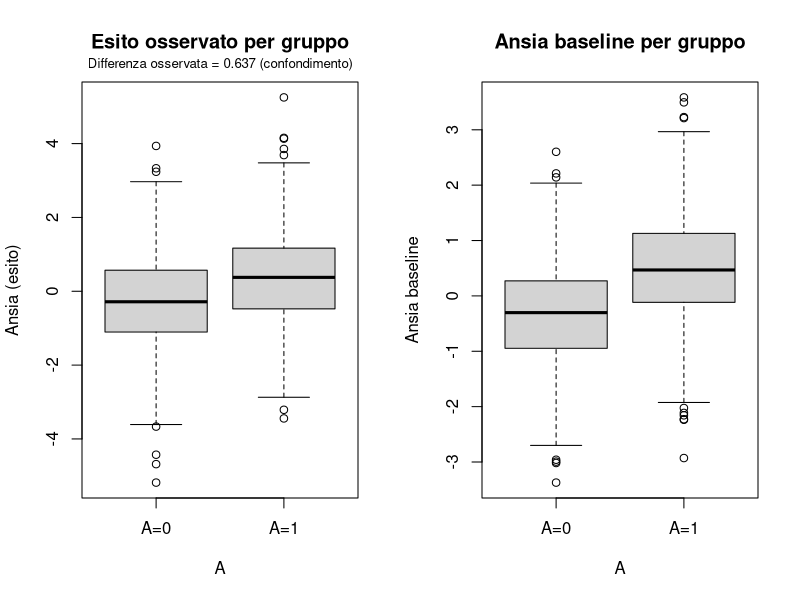
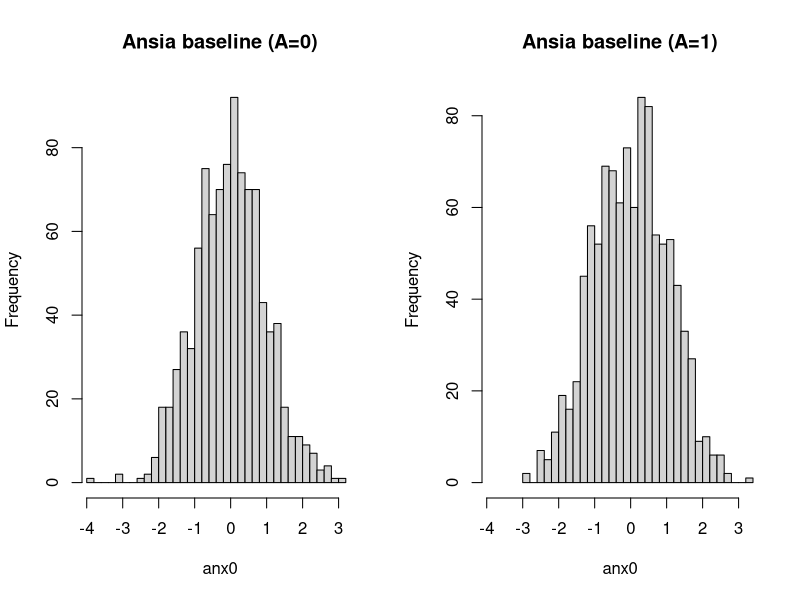
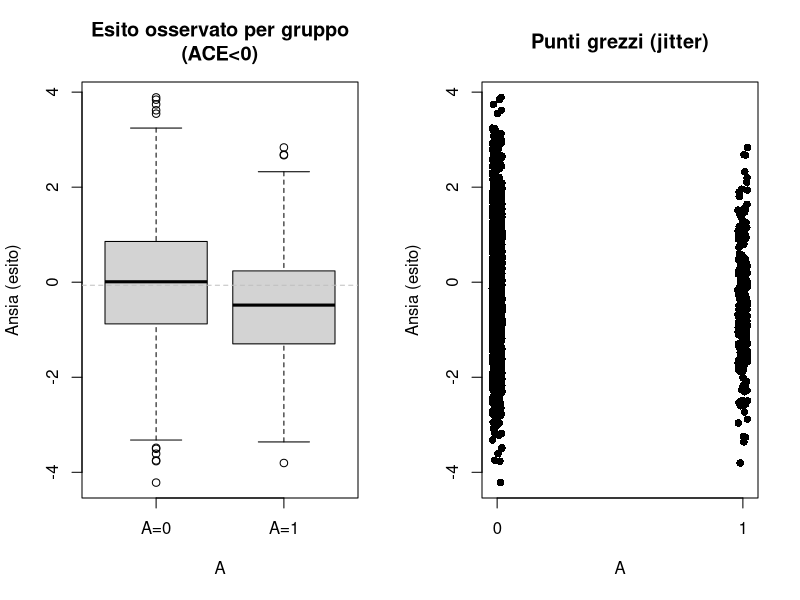
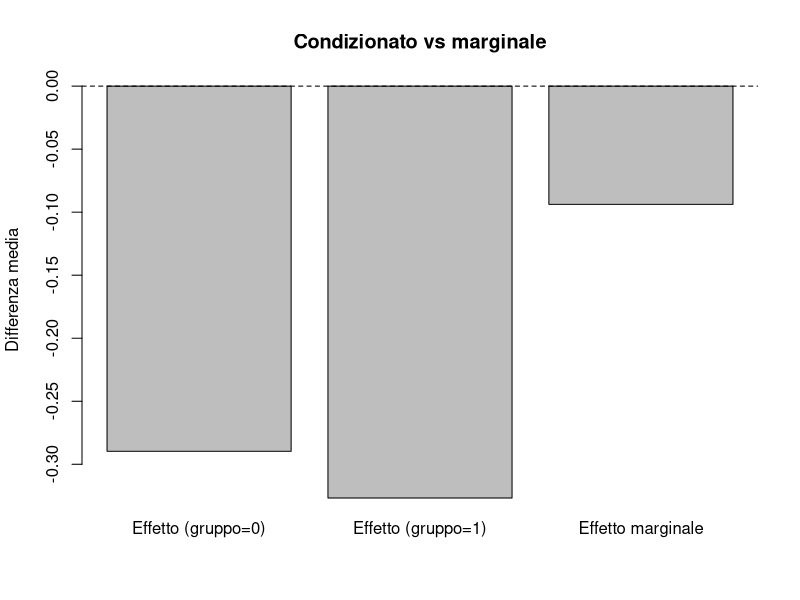

Here is the R script that generated these plots, in order:
## ---- chunk 1
#| label: sim-confounding
#| fig-cap: "Confondimento: il gruppo trattato appare peggiore anche senza effetto causale."
#| fig-width: 7
#| fig-height: 5

set.seed(42)
N <- 2000
# Ansia di tratto a baseline
anx0 <- rnorm(N, mean = 0, sd = 1)

# Probabilità di ricevere il trattamento aumenta con l'ansia baseline
logit <- function(x) 1/(1+exp(-x))
pr_treat <- logit(-0.5 + 1.0*anx0)
A <- rbinom(N, size = 1, prob = pr_treat)

# Esito: dipende dall'ansia baseline ma non dal trattamento
Y <- 0.8*anx0 + rnorm(N, 0, 1)

# Differenza media osservata tra trattati e non trattati
assoc_diff <- mean(Y[A==1]) - mean(Y[A==0])

# Visualizzazione
par(mfrow = c(1,2))
boxplot(Y ~ A, names = c("A=0","A=1"),
        main = "Esito osservato per gruppo",
        ylab = "Ansia (esito)")
mtext(sprintf("Differenza osservata = %.3f (confondimento)", assoc_diff),
      side=3, line=0.5, cex=0.8)

boxplot(anx0 ~ A, names = c("A=0","A=1"),
        main = "Ansia baseline per gruppo",
        ylab = "Ansia baseline")
par(mfrow = c(1,1))
## ---- chunk 2
#| label: sim-randomization-null
#| fig-cap: "Randomizzazione con ACE=0: l'associazione torna ≈ 0."
#| fig-width: 7
#| fig-height: 5

set.seed(43)
N <- 2000
anx0 <- rnorm(N, 0, 1)
A <- rbinom(N, 1, 0.5)  # assegnazione casuale
Y <- 0.8*anx0 + rnorm(N, 0, 1)

assoc_diff <- mean(Y[A==1]) - mean(Y[A==0])

par(mfrow = c(1,2))
hist(anx0[A==0], breaks = 30, xlim = range(anx0), main = "Ansia baseline (A=0)",
     xlab = "anx0")
hist(anx0[A==1], breaks = 30, xlim = range(anx0), main = "Ansia baseline (A=1)",
     xlab = "anx0")
par(mfrow = c(1,1))

cat(sprintf("Differenza media osservata (randomized) = %.3f\n", assoc_diff))
## ---- chunk 3
#| label: sim-true-effect
#| fig-cap: "Randomizzazione con ACE≠0: la differenza media stima l'effetto causale."
#| fig-width: 7
#| fig-height: 5

set.seed(44)
N <- 2000
anx0 <- rnorm(N, 0, 1)
A <- rbinom(N, 1, 0.15)

true_tau <- -0.4               # effetto causale medio
Y0 <- 0.8*anx0 + rnorm(N, 0, 1)
Y1 <- Y0 + true_tau
Y  <- ifelse(A==1, Y1, Y0)

est_diff <- mean(Y[A==1]) - mean(Y[A==0])

par(mfrow = c(1,2))
boxplot(Y ~ A, names = c("A=0","A=1"),
        main = "Esito osservato per gruppo\n(ACE<0)",
        ylab = "Ansia (esito)")
abline(h = mean(Y), lty = 2, col = "gray")
plot(jitter(A, 0.1), Y, pch = 16, xaxt = "n",
     xlab = "A", ylab = "Ansia (esito)", main = "Punti grezzi (jitter)")
axis(1, at = c(0,1), labels = c("0","1"))
par(mfrow = c(1,1))

cat(sprintf("Differenza media osservata = %.3f (vero effetto = %.3f)\n", est_diff, true_tau))
## ---- chunk 4
#| label: exercise-simpson
#| fig-cap: "Paradosso di Simpson: stesso effetto nei sottogruppi, ma diversa prevalenza di trattamento."
#| fig-width: 7
#| fig-height: 5

set.seed(123)
N <- 4000
group <- rbinom(N, 1, 0.5)     # 0 = basso trait, 1 = alto trait
A <- ifelse(group==1, rbinom(N,1,0.7), rbinom(N,1,0.3))  # prevalenze diverse
tau <- -0.3                     # stesso effetto in entrambi i gruppi
mu  <- ifelse(group==1, 0.8, 0.2)
Y0  <- mu + rnorm(N,0,1)
Y1  <- Y0 + tau
Y   <- ifelse(A==1, Y1, Y0)

# Effetti condizionati per gruppo
eff_g0 <- mean(Y[group==0 & A==1]) - mean(Y[group==0 & A==0])
eff_g1 <- mean(Y[group==1 & A==1]) - mean(Y[group==1 & A==0])
# Effetto marginale (ignorando il gruppo)
eff_m  <- mean(Y[A==1]) - mean(Y[A==0])

barplot(height = c(eff_g0, eff_g1, eff_m),
        names.arg = c("Effetto (gruppo=0)", "Effetto (gruppo=1)", "Effetto marginale"),
        ylab = "Differenza media", main = "Condizionato vs marginale")
abline(h = 0, lty = 2)
## ---- chunk 5
#| label: exercise-scales
set.seed(7)
n <- 10000
p1 <- 0.20; p0 <- 0.10
A <- rbinom(n, 1, 0.5)
Y <- ifelse(A==1, rbinom(n,1,p1), rbinom(n,1,p0))

p_hat1 <- mean(Y[A==1]==1)
p_hat0 <- mean(Y[A==0]==1)

RD <- p_hat1 - p_hat0
RR <- p_hat1 / p_hat0
OR <- (p_hat1/(1-p_hat1)) / (p_hat0/(1-p_hat0))

cat(sprintf("RD = %.3f; RR = %.2f; OR = %.2f\n", RD, RR, OR))
## ---- chunk 6
sessionInfo()
